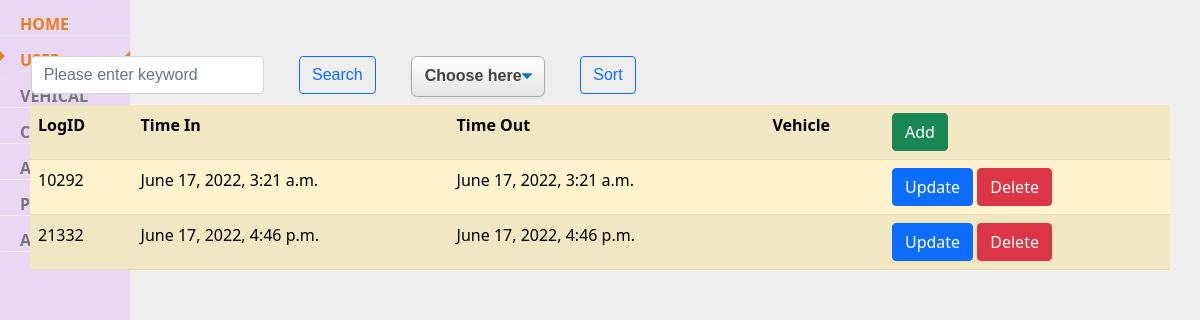
Page /parkingmanage/parkinglog on the earlier database version.
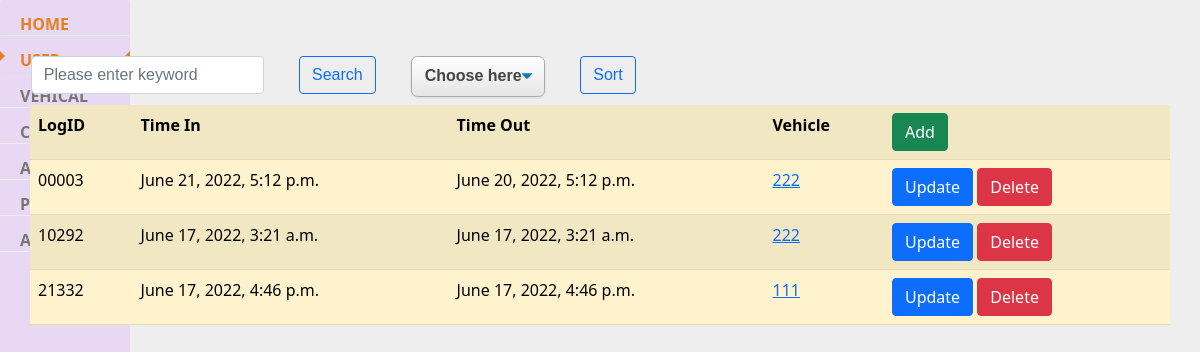
Same page on the later database version.
### parkingmanage/models.py (models this page shows, shortened)
class ParkingLog(models.Model):
    logId = models.TextField(max_length=10)
    timeIn = models.DateTimeField(null=True)
    timeOut = models.DateTimeField(null=True)
    vehicle = models.ForeignKey(Vehicle,
                            on_delete=models.CASCADE,
                            blank=True,
                            null=True)

class Vehicle(models.Model):
    licensePlate = models.TextField(max_length=10)
    color = models.TextField(max_length=255, null=True)
    type = models.TextField(max_length=255, null=True)
    brand = models.TextField(max_length=255, null=True)
    user = models.ForeignKey(User,
                            on_delete=models.CASCADE,
                            blank=True,
                            null=False)

### parkingmanage/views.py (the view)
# urls.py: path('parkinglog', list_view_log, name='list_log'),
def list_view_log(request):
    keyword = request.GET.get('keyword')
    Selectsort = request.GET.get('selectsort')
    if Selectsort not in ['logId', 'vehicle']:
        Selectsort = 'logId'
    if keyword :
        logs = ParkingLog.objects.filter(logId__icontains=keyword) | ParkingLog.objects.filter(vehicle__icontains=keyword)
    else :
        logs = ParkingLog.objects.all()
    context = {
        'keyword': keyword,
        'logs' :logs.order_by(Selectsort)
        }
    return render(request,"loglist.html",context)

### parkingmanage/templates/loglist.html (shortened to what this page needs)
{% extends 'base.html' %}
{% block content %}
<form>
    <div class="row">
        <div class="col-auto">
            <input class="form-control" type="text" name="keyword" value ="{{keyword | default:''}}" placeholder="Please enter keyword">
        </div>
        <div class="col-auto">
            <input class="btn btn-outline-primary" type="submit" value="Search">
        </div>
        <div class="col-auto">
            <select name="selectsort">
                <option value="" selected disabled hidden>Choose here</option>
            </select>
        </div>
        <div class="col-auto">
            <input class="btn btn-outline-primary" type="submit" value="Sort">
        </div>
    </div>
</form>
<table class="table table-striped table-hover; table-warning">
    <thred>
        <th>LogID</th>
        <th>Time In</th>
        <th>Time Out</th>
        <th>Vehicle</th>
        <th> <a href="/parkingmanage/parkinglog/create" class="btn btn-success"> Add </a> </th>
    </thred>
    <body>
        {% for log in logs %}
        <tr>
            <td>{{log.logId}}</td>
            <td>{{log.timeIn}}</td>
            <td>{{log.timeOut}}</td>
            <td> <a href= "{% url 'detail_vehicle' log.vehicle.id%}"> {{log.vehicle.licensePlate}} </a></td>
            <td>
                <a href="{% url 'update_log' log.id%}" class="btn btn-primary"> Update </a>
                <a href="{% url 'delete_log' log.id%}" class="btn btn-danger"> Delete </a>
            </td>
        </tr>
        {% endfor %}
    </body>
</table>
{% endblock %}

Differences in the rows shown:
added ParkingLog: logId "00003", timeIn "June 21, 2022, 5:12 p.m.", timeOut "June 20, 2022, 5:12 p.m.", vehicle.licensePlate "222"
changed ParkingLog "June 17, 2022, 3:21 a.m.": vehicle_id empty → 8 (drawn); vehicle.licensePlate (not shown) → "222"
changed ParkingLog "June 17, 2022, 4:46 p.m.": vehicle_id empty → 7 (drawn); vehicle.licensePlate (not shown) → "111"
